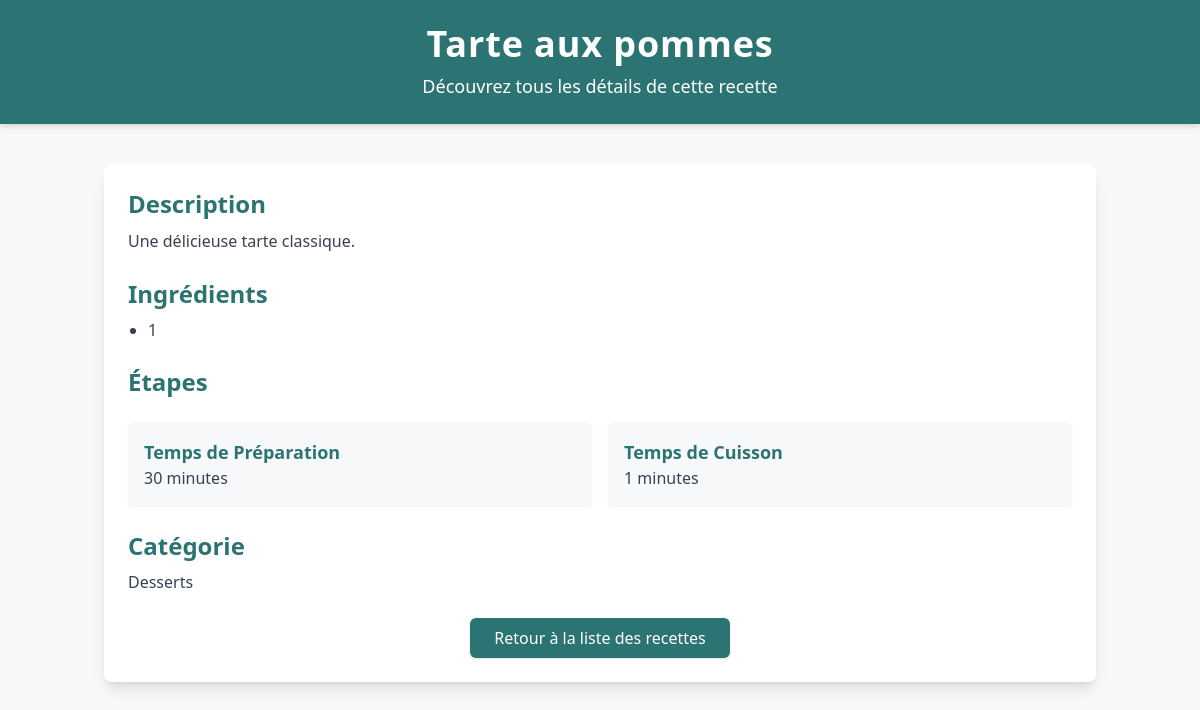
/recette/1, run on the app's committed database.
### recettes/models.py (models this page shows, shortened)
class Recette(models.Model):
    titre = models.CharField(max_length=200)
    description = models.TextField()
    categorie = models.ForeignKey(
        Categorie, on_delete=models.CASCADE, related_name='recettes'
    )  # Lien avec le modèle Categorie
    temps_preparation = models.IntegerField()
    temps_cuisson = models.IntegerField()
    ingredients = models.TextField()
    image = models.ImageField(upload_to='images/', null=True, blank=True)

class Categorie(models.Model):
    nom = models.CharField(max_length=100, unique=True)  # Le nom de la catégorie doit être unique

### recettes/views.py (the view)
# urls.py: path('recette/<int:pk>', views.details, name='details'),
def details(request, pk):
    recette = Recette.objects.get(pk=pk)
    return render(request, 'details.html', {'recette': recette})

### recettes/templates/details.html (shortened to what this page needs)
<!DOCTYPE html>
<html lang="fr">
<head>
  <script src="https://cdn.tailwindcss.com"></script>
</head>
<body class="bg-LightGray text-gray-800">
  <header class="bg-Blue text-white py-6 shadow-md">
    <div class="container mx-auto px-4 text-center">
      <h1 class="text-4xl font-extrabold tracking-wide">{{ recette.titre }}</h1>
      <p class="text-lg font-light mt-2">Découvrez tous les détails de cette recette</p>
    </div>
  </header>
  <main class="container mx-auto my-10 px-4">
    <div class="bg-white rounded-lg shadow-lg overflow-hidden">
      <div class="p-6">
        <section class="mb-6">
          <h2 class="text-2xl font-bold text-Blue mb-2">Description</h2>
          <p class="text-gray-700 leading-relaxed">{{ recette.description }}</p>
        </section>
        <section class="mb-6">
          <h2 class="text-2xl font-bold text-Blue mb-2">Ingrédients</h2>
          <ul class="list-disc pl-5 text-gray-700">
            {% for ingredient in recette.ingredients.splitlines %}
              <li>{{ ingredient }}</li>
            {% empty %}
              <li class="text-gray-500 italic">Aucun ingrédient spécifié.</li>
            {% endfor %}
          </ul>
        </section>
        <section class="mb-6">
          <h2 class="text-2xl font-bold text-Blue mb-2">Étapes</h2>
        </section>
        <section class="grid grid-cols-2 gap-4 mb-6">
          <div class="bg-LightGray p-4 rounded-md shadow-sm">
            <h3 class="text-lg font-semibold text-Blue">Temps de Préparation</h3>
            <p class="text-gray-700">{{ recette.temps_preparation }} minutes</p>
          </div>
          <div class="bg-LightGray p-4 rounded-md shadow-sm">
            <h3 class="text-lg font-semibold text-Blue">Temps de Cuisson</h3>
            <p class="text-gray-700">{{ recette.temps_cuisson }} minutes</p>
          </div>
        </section>
        <section class="mb-6">
          <h2 class="text-2xl font-bold text-Blue mb-2">Catégorie</h2>
          <p class="text-gray-700">{{ recette.categorie.nom }}</p>
        </section>
        <div class="text-center mt-6">
          <a href="/"
             class="inline-block bg-Blue text-white px-6 py-2 rounded-md shadow hover:bg-teal-700 transition">
            Retour à la liste des recettes
          </a>
        </div>
      </div>
    </div>
  </main>
</body>
</html>

### data on the page
Recette: titre "Tarte aux pommes", description "Une délicieuse tarte classique.", temps_preparation "30", temps_cuisson "1", categorie.nom "Desserts"

### other printed values
{{ ingredient }} "1"
